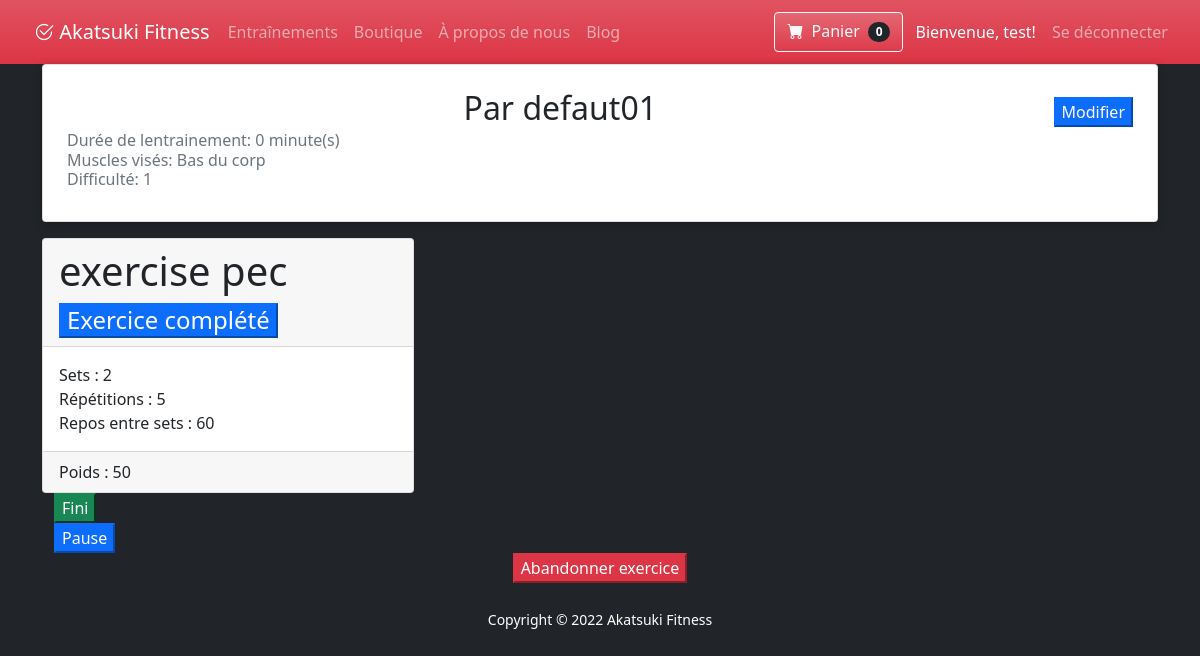
Screenshot of /workout_in_progress.php?id_training=1 (signed in) with the database file from the repository.
### tables this page shows
CREATE TABLE `utilisateur` (
  `iduser` int(11) NOT NULL,
  `nom` varchar(50) NOT NULL,
  `prenom` varchar(50) NOT NULL,
  `email` varchar(100) NOT NULL,
  `date_de_naissance` date NOT NULL,
  `sexe` int(11) NOT NULL,
  `poids` float DEFAULT NULL,
  `datedebutabonnement` date DEFAULT NULL,
  `datefinabonnement` date DEFAULT NULL,
  `poids_desire` float DEFAULT NULL,
  `avatar` int(11) DEFAULT '1'
);

CREATE TABLE `entrainement` (
  `identrainement` int(11) NOT NULL,
  `nom` varchar(50) NOT NULL,
  `status` int(11) NOT NULL,
  `type` varchar(50) NOT NULL,
  `difficulte` varchar(50) NOT NULL
);

CREATE TABLE `entrainementexercice` (
  `identrainement` int(11) NOT NULL,
  `idexercice` int(11) NOT NULL
);

CREATE TABLE `exercicecatalogue` (
  `idexercicecatalogue` int(11) NOT NULL,
  `nom` varchar(50) NOT NULL,
  `image` varchar(150) NOT NULL,
  `idcategorie` int(11) NOT NULL
);

CREATE TABLE `exercice` (
  `idexercice` int(11) NOT NULL,
  `idexercicecatalogue` int(11) NOT NULL,
  `status` int(11) NOT NULL,
  `poids` float NOT NULL,
  `repetitions` int(11) NOT NULL,
  `sets` int(11) NOT NULL,
  `duree` int(11) NOT NULL,
  `dureepause` int(11) NOT NULL
);

### db/conn.php (called while the page is built)
<?php
$host = 'localhost';
$db = 'akatsuki_db';
$user = 'root';
$pass = '';
$chartset = 'utf8mb4';
$dsn = "mysql:host=$host;dbname=$db;chartset=$chartset";
try {
    $pdo = new PDO($dsn, $user, $pass);
    $pdo->setAttribute(PDO::ATTR_ERRMODE, PDO::ERRMODE_EXCEPTION);
} catch (PDOException $e) {
    throw new PDOException($e->getMessage());
}
require_once 'Crud.php';
$crud = new Crud($pdo);

### db/Crud.php (called while the page is built, shortened)
<?php
class Crud
{
    private $db;
    public function __construct($conn)
    {
        $this->db = $conn;
    }
    public function getUser($id){
        try {
            $sql = "SELECT * FROM utilisateur WHERE iduser = '$id' ";
            $stmt = $this->db->prepare($sql);
            $stmt->execute();
            $result = $stmt->fetch();
            return  $result;
        } catch (PDOException $e) {
            echo $e->getMessage();
            return false;
        }
    }
    public function getEntrainementByIdEntrainement($idEntrainement){
        try{
            $sql = "SELECT * FROM `entrainement` where `identrainement`= $idEntrainement";
            $stmt = $this->db->prepare($sql);
            $stmt->execute();
            $result = $stmt->fetchAll();
            return  $result;
        }catch  (PDOException $e) {
            echo $e->getMessage();
        return false;
        }
    }
    public function getEntrainementDuration($idEntrainement){
        $exercices=  $this->getExercicesFromEntrainement($idEntrainement);
        $exerciceLenght=0;
        foreach($exercices as $ex){
            $exerciceLenght += $ex['duree'] ;
        }
        return $exerciceLenght;
    }
    public function getExercicesFromEntrainement($idEntrainement){
        try{
            $sql = "SELECT * FROM `entrainementexercice` INNER JOIN exercice ON entrainementexercice.idexercice = exercice.idexercice
            INNER JOIN `exercicecatalogue` ON `exercice`.`idexercicecatalogue` =`exercicecatalogue`.`idexercicecatalogue`  WHERE `identrainement` = '$idEntrainement' ";
            $stmt = $this->db->prepare($sql);
            $stmt->execute();
            $result = $stmt->fetchAll();
            return  $result;
        }catch  (PDOException $e) {
            echo $e->getMessage();
        return false;
        }
    }
    public function getNombreOfProductInPanierByidUser($idUser){
        try{
            $sql = "SELECT * FROM `panier`  WHERE `panier`.`iduser` = '$idUser' ";
            $stmt = $this->db->prepare($sql);
            $stmt->execute();
            $result = $stmt->rowCount();
            return  $result;
        }catch  (PDOException $e) {
            echo $e->getMessage();
        return false;
        }
    }
}

### workout_in_progress.php (the view, shortened to what this page needs)
<?php
require_once('includes/header.php');
?>
<head>
<main>
<?php
$idEntrainementChoisi = $_GET['id_training'];
$entrainement = $crud->getEntrainementByIdEntrainement($idEntrainementChoisi);
$text = '';
foreach($entrainement as $training){
    $nom = $training['nom'];
    $difficulte = $training['difficulte'];
    $type = $training['type'];
    $text .= '
                        <div class="card mb-3 card-perso d-flex p-2 bd-highlight" >
                            <div class="card-body">
                            <div class="d-flex align-items-center">
                                <h2 class="card-title text-center mx-auto w-100"> '.$nom .' </h2>
                                    <button class="btn-primary">Modifier</button>
                                </div>
                                ';
                            }
                                echo $text;
                                $dureeEntrainement = $crud->getEntrainementDuration($idEntrainementChoisi);
                                $text2 = '';
                                $text2 .='<h6 class="card-subtitle mb-2 text-muted">Durée de lentrainement: ' . $dureeEntrainement .  ' minute(s)<br /> Muscles visés: '.$type .' </br> Difficulté: '.$difficulte .' </h6>
                            </div>
                    </div>';
            echo $text2;
?>
<div class="card-group">
<?php
$idEntrainementChoisi = $_GET['id_training'];
$exercice = $crud->getExercicesFromEntrainement($idEntrainementChoisi);
$details = '';
$idIncrement = 0;
foreach($exercice as $training){
    $poids = $training['poids'];
    $reps = $training['repetitions'];
    $sets = $training['sets'];
    $dureepause = $training['dureepause'];
    $nom = $training['nom'];
    $idIncrement++;
    $details .= '
                    <div class="col-md-4">
                        <div class="card">
                            <h4 class="card-header">
                                <div class="ChangeButtonC">
                                    <label>
                                        <h1> '.$nom .' </h1>
                                        <form method="post">
                                        <button class="btn-primary" name="btn'.$idIncrement.'" id="btn'.$idIncrement.'">
                                            <span class="seatButton"> Exercice complété </span>
                                        </button>
                                        </form>
                                    </label>
                                </div>
                            </h4>
                            <div class="card-body">Sets : '.$sets .' <br/> Répétitions : '.$reps .' </br> Repos entre sets : '.$dureepause .'  </div>
                            <div class="card-footer"> Poids : '.$poids .'</div>
                        </div>
                </div>
                ';
}
echo $details;
?>
</div>
    </main>
            <div class="card-group container-fluid">
            <div class="row">
            <div class="ChangeButtonC">
                            <label>
                                <form method="post">
                                <button class="btn-success" name="btn2" id="btn2" onclick="document.getElementById('btn2').style.background='green'">
                                    <span class="seatButton"> Fini </span>
                                </button>
                                    </label>
                                </div>
                                <div class="ChangeButtonC">
                                    <label>
                                <button class="btn-primary" name="btn3" id="btn3" onclick="document.getElementById('btn3').style.background='blue'" href="/workouts.php">
                                    <span class="seatButton"> Pause </span>
                                </button>
                                    </label>
                                </div>
                        </div>
            </div>
        </div>
                            <form method="post">
                            <div class="wrapper">
                                    <label>
                                <button class="btn-danger" name="btn4" id="btn4" onclick="document.getElementById('btn4').style.background='red'">
                                    <span class="seatButton"> Abandonner exercice</span>
                                </button>
                            </div>
                            </form>
<?php
require_once('includes/footer.php');
?>

### vue/nav.php (shortened to what this page needs)
<nav id="myNav" class="navbar navbar-expand-lg navbar-dark bg-danger bg-gradient">
    <div class="container-fluid">
        <a class="logo navbar-brand" href="<?php if(!isset($_SESSION['userid'])) { ?>index.php<?php } else { ?>#<?php } ?>"><i class="bi bi-check2-circle"> </i>Akatsuki Fitness</a>
        <div class="collapse navbar-collapse" id="navbarNav">
            <div class="navbar-nav me-auto">
                <a id="btnTrain" <?php if(!isset($_SESSION['userid'])) { ?> data-bs-toggle="modal"
                    data-bs-target="#loginModal" <?php } else {?> href="workouts.php" <?php } ?>
                    class="nav-item nav-link">Entraînements
                </a>
                <a id="btnStore" href="shop_index.php" class="nav-item nav-link">Boutique</a>
                <a id="btnAbout" href="about.php" class="nav-item nav-link">À propos de nous</a>
                <a id="btnBlog" href="blog.php" class="nav-item nav-link">Blog</a>
            </div>
            <div class="navbar-nav ms-auto">
                <?php if(!isset($_SESSION['userid'])) { ?>
                <button id="btnNavLogin" type="button" class="btn btn-outline-light bg-gradient"
                    data-bs-toggle="modal" data-bs-target="#loginModal">
                    Se connecter
                </button>
                <?php } else {
                    $userid = $_SESSION['userid'];
                    $userInfo = $crud->getUser($userid); ?>
                <a class="btn btn-outline-light bg-gradient me-1" href='shop_cart.php'>
                    <i class="bi-cart-fill me-1"></i>
                    Panier
                    <?php
                    $cartItems = $crud->getNombreOfProductInPanierByidUser($_SESSION['userid']);
                    ?>
                    <span class="badge bg-dark text-white ms-1 rounded-pill" id="cartCount" ><?php echo $cartItems?></span>
                </a>
                <a id="btnBlog" href="profile.php" class="nav-item nav-link active">Bienvenue,
                    <?php echo $userInfo['prenom']?>!</a>
                <a href="logout.php" class="nav-item nav-link">Se déconnecter</a>
                <?php }?>
            </div>
        </div>
    </div>
</nav>

### css/style.css (style rules this page uses)
a { color: #dc3545; text-decoration: none; }
.card-perso { box-shadow: 0 2px 8px rgb(0 0 0 / 30%); }
#myNav { padding: 12px; text-align: center; }
#myNav .logo { padding-left: 10px; padding-right: 10px; margin-right: 0%; }
.card-body { flex: 1 1 auto; padding: 1rem 1rem; }

### css/style-blog.css (style rules this page uses)
* { box-sizing: border-box; }

### workout_in_progress.php (style rules this page uses)
.wrapper { text-align: center; }

### rows the page displays
utilisateur: prenom "test"
entrainement: nom "Par defaut01", type "Bas du corp", difficulte "1"
entrainementexercice: exercicecatalogue.nom "exercise pec", idexercice.sets "2", idexercice.repetitions "5", idexercice.dureepause "60", idexercice.poids "50"

### other values shown
$cartItems "0"
$dureeEntrainement "0"
